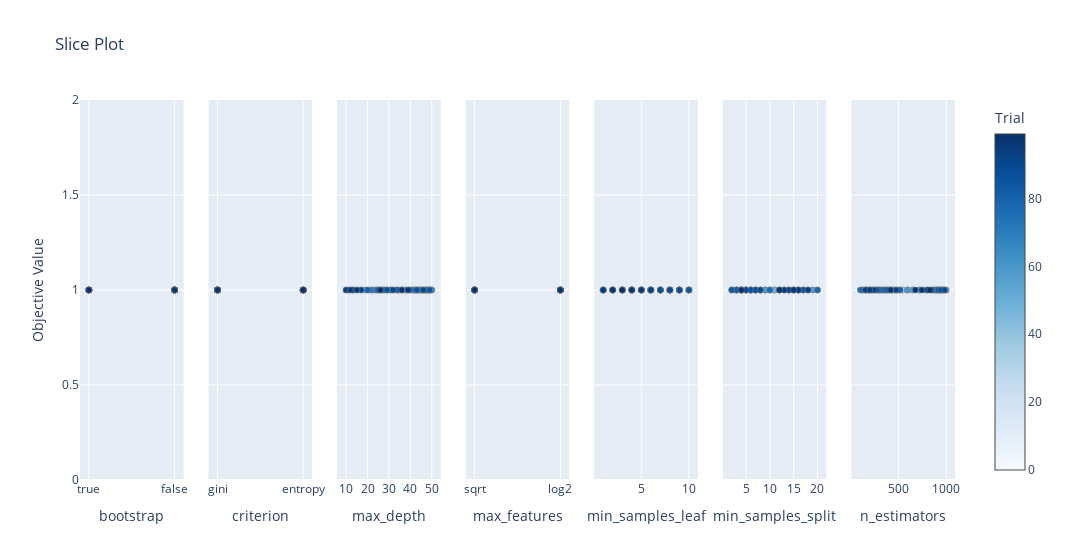

Notebook source saved alongside this figure:
### Code cell
from optuna.visualization import plot_slice

plot_slice(study_rf)
